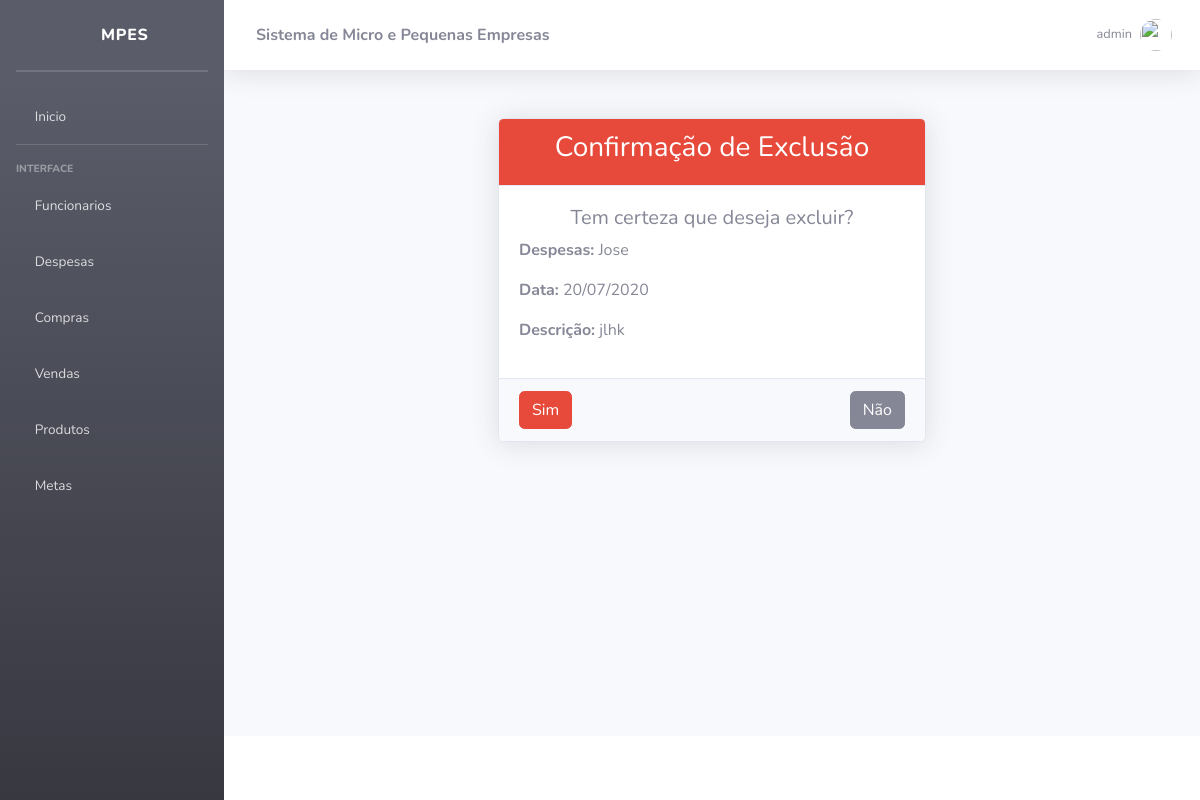
The app's page /despesas/deletar/confirmar/5 (signed in) with its own data.
### despesas/models.py (models this page shows, shortened)
class Despesa(models.Model):
    ESCOLHAS_NATUREZA = [
        ('imposto', 'imposto'),
        ('produto', 'produto'),
        ('funcionario','funcionario')
    ]
    nome = models.CharField(max_length=255)  # Especificando o tipo de campo e tamanho máximo
    descricao = models.TextField()  # Usando TextField para descrições mais longas
    data = models.DateField()
    natureza = models.CharField(max_length=20, choices=ESCOLHAS_NATUREZA, blank=True, null=True)
    valor = models.DecimalField(max_digits=10, decimal_places=2)

### despesas/views.py (the view)
# urls.py: path("deletar/confirmar/<int:id_despesa>", views.confirmarExcluir, name="confirmar"),
@group_required('caixa')
@login_required
def confirmarExcluir(request,id_despesa):
    despesa =Despesa.objects.get(pk=id_despesa)
    return render(request, "despesas/confirmarExcluir.html", {'despesa': despesa})

### MPEs/utils.py (called while the page is built, shortened)
def group_required(groups, login_url=None, raise_exception=False):
    user = Usuario
    def check_perms(user):
        if user.is_superuser:
            return True
    return user_passes_test(check_perms, login_url=login_url)

### templates/despesas/confirmarExcluir.html
{% extends 'base.html' %}
{% block content %}
  <div class="container mt-5">
    <div class="row justify-content-center">
      <div class="col-md-6">
        <div class="card shadow">
          <div class="card-header bg-danger text-white text-center">
            <h3>Confirmação de Exclusão</h3>
          </div>
          <div class="card-body">
            <h5 class="text-center">Tem certeza que deseja excluir?</h5>
            <p>
              <strong>Despesas:</strong> {{ despesa.nome }}
            </p>
            <p>
              <strong>Data:</strong> {{ despesa.data|date:'d/m/Y' }}
            </p>
            <p>
              <strong>Descrição:</strong> {{ despesa.descricao }}
            </p>
          </div>
          <div class="card-footer d-flex justify-content-between">
            <a href="/despesas/deletar/{{ despesa.id }}" class="btn btn-danger">Sim</a>
            <a href="/despesas/" class="btn btn-secondary">Não</a>
          </div>
        </div>
      </div>
    </div>
  </div>
{% endblock %}

### templates/topbar.html (shortened to what this page needs)
{% load static %}
<nav class="navbar navbar-expand navbar-light bg-white topbar mb-4 static-top shadow">
    <div class="sidebar-brand-text mx-3"><strong>Sistema de Micro e Pequenas Empresas</strong></div>
    <ul class="navbar-nav ml-auto">
        <li class="nav-item dropdown no-arrow d-sm-none">
        <li class="nav-item dropdown no-arrow">
            <a class="nav-link dropdown-toggle" href="#" id="userDropdown" role="button"
                data-toggle="dropdown" aria-haspopup="true" aria-expanded="false">
                <span class="mr-2 d-none d-lg-inline text-gray-600 small">{{ user }}</span>
                <img class="img-profile rounded-circle"
                src="{% static 'img/undraw_profile.svg' %}">
        </a>
        </li>
    </ul>
</nav>

### records on screen
Despesa: nome "Jose", data "20/07/2020", descricao "jlhk"

### other values on screen
{{ user }} "admin"
